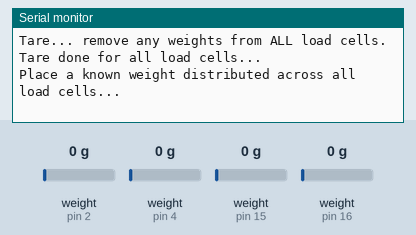
Recording of a sketch running on a simulated Arduino Uno, built with avr-gcc and run on an emulated ATmega328P. On the bench: the last lines printed to the serial monitor. Inputs (shaded band) come from the test bench; at power-on: weight on the scale (sensors on pin 4, pin 2, pin 15, pin 16) 0 g.

Above: at 15.8 s.
15.9 s: weight on the scale (sensor on pin 4) set to 100 g
At 20.4 s:
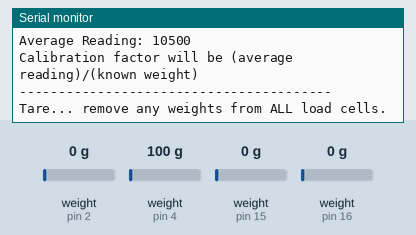
27.1 s: weight on the scale (sensor on pin 2) set to 100 g
At 37.8 s:
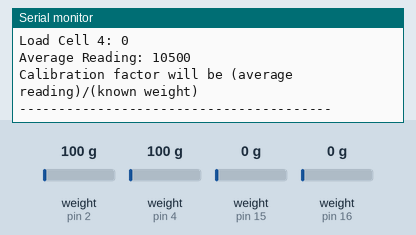
Timing chart, 0 to 39.3 s (numbered marks = the images above; inputs shaded):
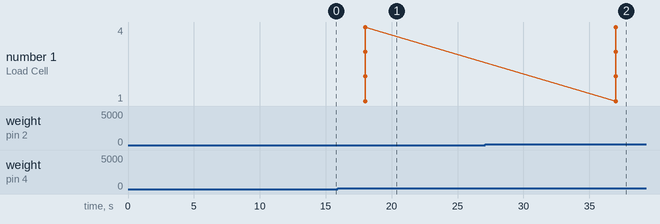

The sketch:

I2C_Devs.ino
```cpp
#include "HX711.h"


// Shared Clock Pin

const int SHARED_SCK_PIN = 3;


// Individual Data Pins for Load Cells

const int LOADCELL1_DOUT_PIN = 2;

const int LOADCELL2_DOUT_PIN = 4;

const int LOADCELL3_DOUT_PIN = 16;

const int LOADCELL4_DOUT_PIN = 15;


// Create 4 HX711 scale objects

HX711 scale1;

HX711 scale2;

HX711 scale3;

HX711 scale4;


void setup() {

  Serial.begin(921600);


  // Initialize all 4 scales using shared SCK pin

  scale1.begin(LOADCELL1_DOUT_PIN, SHARED_SCK_PIN);

  scale2.begin(LOADCELL2_DOUT_PIN, SHARED_SCK_PIN);

  scale3.begin(LOADCELL3_DOUT_PIN, SHARED_SCK_PIN);

  scale4.begin(LOADCELL4_DOUT_PIN, SHARED_SCK_PIN);


  Serial.println("Four Load Cell Calibration System Initialized with Shared Clock Line");

}


void loop() {

  if (scale1.is_ready() && scale2.is_ready() && scale3.is_ready() && scale4.is_ready()) {


    // Reset calibration factor

    scale1.set_scale();

    scale2.set_scale();

    scale3.set_scale();

    scale4.set_scale();


    Serial.println("Tare... remove any weights from ALL load cells.");

    delay(5000);


    // Tare each scale

    scale1.tare();

    scale2.tare();

    scale3.tare();

    scale4.tare();


    Serial.println("Tare done for all load cells...");

    Serial.println("Place a known weight distributed across all load cells...");

    delay(5000);


    // Read from each scale

    long reading1 = scale1.get_units(10);

    long reading2 = scale2.get_units(10);

    long reading3 = scale3.get_units(10);

    long reading4 = scale4.get_units(10);


    long averageReading = (reading1 + reading2 + reading3 + reading4) / 4;


    Serial.println("Individual Load Cell Readings:");

    Serial.print("Load Cell 1: "); Serial.println(reading1);

    Serial.print("Load Cell 2: "); Serial.println(reading2);

    Serial.print("Load Cell 3: "); Serial.println(reading3);

    Serial.print("Load Cell 4: "); Serial.println(reading4);


    Serial.print("Average Reading: "); Serial.println(averageReading);

    Serial.println("Calibration factor will be (average reading)/(known weight)");

    Serial.println("----------------------------------------");


  } else {

    Serial.println("Checking HX711 connections:");

    if (!scale1.is_ready()) Serial.println("HX711 #1 not found.");

    if (!scale2.is_ready()) Serial.println("HX711 #2 not found.");

    if (!scale3.is_ready()) Serial.println("HX711 #3 not found.");

    if (!scale4.is_ready()) Serial.println("HX711 #4 not found.");

  }


  delay(1000);

}

 
```

Measured:
- after the input at 15.9 s, the serial monitor: prints a new line after 2.1 s (image 1)
- after the input at 27.1 s, the serial monitor: prints a new line after 9.9 s (image 2)
